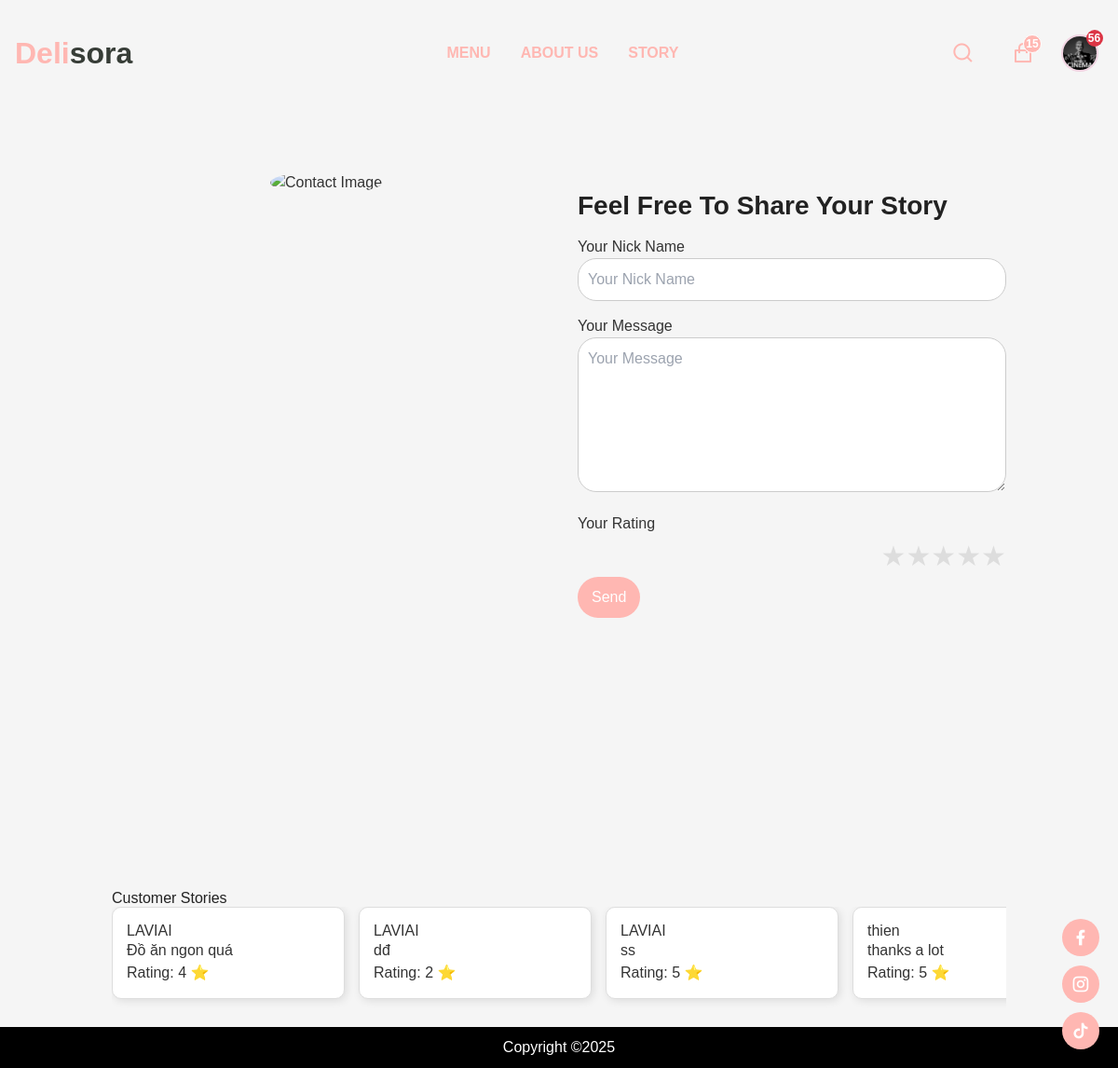
Screenshot of /contact/ (signed in) with the database file from the repository.
### app/models.py (models this page shows, shortened)
class Customer(models.Model):
    user = models.OneToOneField(User, on_delete=models.CASCADE, null=True, blank=True)
    name = models.CharField(max_length=200, null=True)
    customer_image = models.ImageField(upload_to='Profile/', null=True, blank=True)
    points = models.IntegerField(default=0)
    @property
    def imageURL(self):
        try:
            url = self.customer_image.url
        except:
            url = ''
        return url

class CustomerMessage(models.Model):
    customer = models.ForeignKey(Customer, on_delete=models.CASCADE, related_name="messages")
    message = models.TextField()
    nickname = models.CharField(max_length=200, null=True, blank=True)
    created_at = models.DateTimeField(auto_now_add=True)
    rating = models.IntegerField(default=0)

### app/views/general.py (the view, shortened to what this page needs)
# urls.py: path("contact/", Contact, name="contact"),
def Contact(request):
    messages_list = CustomerMessage.objects.all().order_by('-created_at')
    return render(request, 'app/contact.html', {'messages_list': messages_list})

### app/models.py (called while the page is built)
    @property
    def get_cart_items(self):
        order_items = self.orderitem_set.all()
        return sum([item.quantity for item in order_items])

### app/templates/app/contact.html (shortened to what this page needs)
{% extends 'app/base.html' %}
{% load static %}
{% block content %}
<link rel="stylesheet" href="{% static 'app/css/contact.css' %}">
<div style="height: 60px;"></div>
<div class="content">
  <div class="contact-container">
    <div class="left-col">
      <img class="image" src="{% static 'app/images/logocrop.png' %}" alt="Contact Image"/>
    </div>
    <div class="right-col">
      <h1 class="title">Feel Free To Share Your Story</h1>
      <form id="contact-form" method="post">
        <label for="nickname">Your Nick Name</label>
        <input type="text" id="nickname" name="nickname" placeholder="Your Nick Name" required>
        <label for="message">Your Message</label>
        <textarea rows="6" placeholder="Your Message" id="message" name="message" required></textarea>
        <label for="rating">Your Rating</label>
          <div class="rating">
            <label for="star5">★</label>
            <label for="star4">★</label>
            <label for="star3">★</label>
            <label for="star2">★</label>
            <label for="star1">★</label>
          </div>
        <button type="submit" id="submit" name="submit">Send</button>
      </form>
    </div>
  </div>
  <div class="story-container">
  <h2>Customer Stories</h2>
  <div class="story-scroll">
    {% for msg in messages_list %}
    <div class="story-card">
      <h3>{{ msg.nickname }}</h3>
      <p>{{ msg.message }}</p>
      <p>Rating: {{ msg.rating }} ⭐</p>
    </div>
    {% empty %}
    <p>Chưa có story nào được chia sẻ.</p>
    {% endfor %}
  </div>
</div>
</div>
{% endblock content %}

### app/templates/app/base.html (shortened to what this page needs)
{% load static %}
<!DOCTYPE html>
<html lang="en">
  <head>
    <link href="https://cdn.jsdelivr.net/npm/bootstrap@5.3.3/dist/css/bootstrap.min.css" rel="stylesheet">
    <link href="https://getbootstrap.com/docs/5.3/assets/css/docs.css" rel="stylesheet">
    <link href="https://cdn.jsdelivr.net/npm/remixicon@4.1.0/fonts/remixicon.css" rel="stylesheet" />
    <script src="https://cdn.tailwindcss.com"></script>
    {% block extra_css %}
    <link rel="stylesheet" href="{% static 'app/css/styles.css' %}">
    {% endblock %}
  </head>
  <body class="{% block body_class %}{% endblock %}">
    <div class="main-container">
      <nav>
        <div class="nav__header">
          <div class="nav__logo">
            <a href="{% url 'home' %}">
              <span class="half1">Deli</span><span class="half2">sora</span>
            </a>
          </div>
        </div>
        <ul class="nav__links" id="nav-links">
          <li><a href="{% url 'menu' %}">MENU</a></li>
          <li><a href="{% url 'aboutus' %}">ABOUT US</a></li>
          <li><a href="{% url 'contact' %}">STORY</a></li>
        </ul>
        <div class="nav__btns">
          <button class="btn search-btn" id="openSearch">
              <i class="ri-search-line"></i>
          </button>
          <button class="btn cart-btn" onclick="window.location.href='{% url 'cart' %}'">
              <i class="ri-shopping-bag-line"></i>
              {% if request.user.is_authenticated %}
                  {% if request.cartItems > 0 %}
                      <span class="cart-count">{{ request.cartItems }}</span>
                  {% endif %}
              {% else %}
                  {% if request.session.cartItems > 0 %}
                      <span class="cart-count">{{ request.session.cartItems }}</span>
                  {% endif %}
              {% endif %}
          </button>
          {% if user.is_authenticated %}
          <div class="dropdown">
              <button class="btn p-0 border-0 position-relative" type="button" id="userDropdown" data-bs-toggle="dropdown">
                <img src="{{ request.user.customer.imageURL|default:'https://bootdey.com/img/Content/avatar/avatar1.png' }}"
                     alt="Avatar" class="rounded-circle" width="40" height="40">
                {% if request.user.customer.points >= 1 %}
                  <span class="badge position-absolute bg-danger text-white"
                        id="reward-notification"
                        style="width: 18px; height: 18px; font-size: 12px; display: flex;
                               align-items: center; justify-content: center;
                               border-radius: 50%; top: -5px; right: -5px;">
                    {{ request.user.customer.points }}
                  </span>
                {% endif %}
              </button>
            </div>
          {% else %}
          <a href="{% url 'login' %}" class="btn"><i class="ri-user-line"></i></a>
          {% endif %}
        </div>
      </nav>
      <div class="socials">
          <span><a href="https://www.facebook.com/" target="_blank"><i class="ri-facebook-fill"></i></a></span>
          <span><a href="https://www.instagram.com/" target="_blank"><i class="ri-instagram-line"></i></a></span>
          <span><a href="https://www.tiktok.com/" target="_blank"><i class="ri-tiktok-fill"></i></a></span>
      </div>
      <div class="container">
        {% block content %}{% endblock content %}
      </div>
      <footer>
        Copyright ©2025
      </footer>
    </div>
  </body>
</html>

### app/static/app/css/contact.css (style rules this page uses)
.title { font-size: 28px; font-weight: bold; margin-bottom: 15px; }
.contact-container { display: flex; justify-content: center; align-items: flex-start; height: 90vh; padding-top: 10px; }
.left-col { display: flex; justify-content: center; align-items: center; width: 50%; }
.left-col img { max-width: 70%; height: auto; border-radius: 50%; }
.right-col { width: 50%; padding: 20px; }
input, textarea { width: 100%; padding: 10px; margin-bottom: 15px; border: 1px solid #ccc; border-radius: 20px; }
button { background-color: #FFB7B2; color: white; padding: 10px 15px; border: none; border-radius: 30px; cursor: pointer; }
.story-container { margin-top: 40px; padding: 20px; }
.story-scroll { display: flex; overflow-x: auto; gap: 15px; padding-bottom: 10px; }
.story-card { min-width: 250px; padding: 15px; border: 1px solid #ddd; border-radius: 10px; background: #fff; box-shadow: 2px 2px 10px rgba(0, 0, 0, 0.1); }
.rating { display: flex; flex-direction: row-reverse; justify-content: flex-start; font-size: 30px; }
.rating label { cursor: pointer; color: #ddd; }

### rows the page displays
CustomerMessage: nickname "LAVIAI", message "Đồ ăn ngon quá", rating "4"
CustomerMessage: nickname "LAVIAI", message "dđ", rating "2"
CustomerMessage: nickname "LAVIAI", message "ss", rating "5"
CustomerMessage: nickname "thien", message "thanks a lot", rating "5"

### other values shown
{{ request.cartItems }} "15"
{{ request.user.customer.points }} "56"
